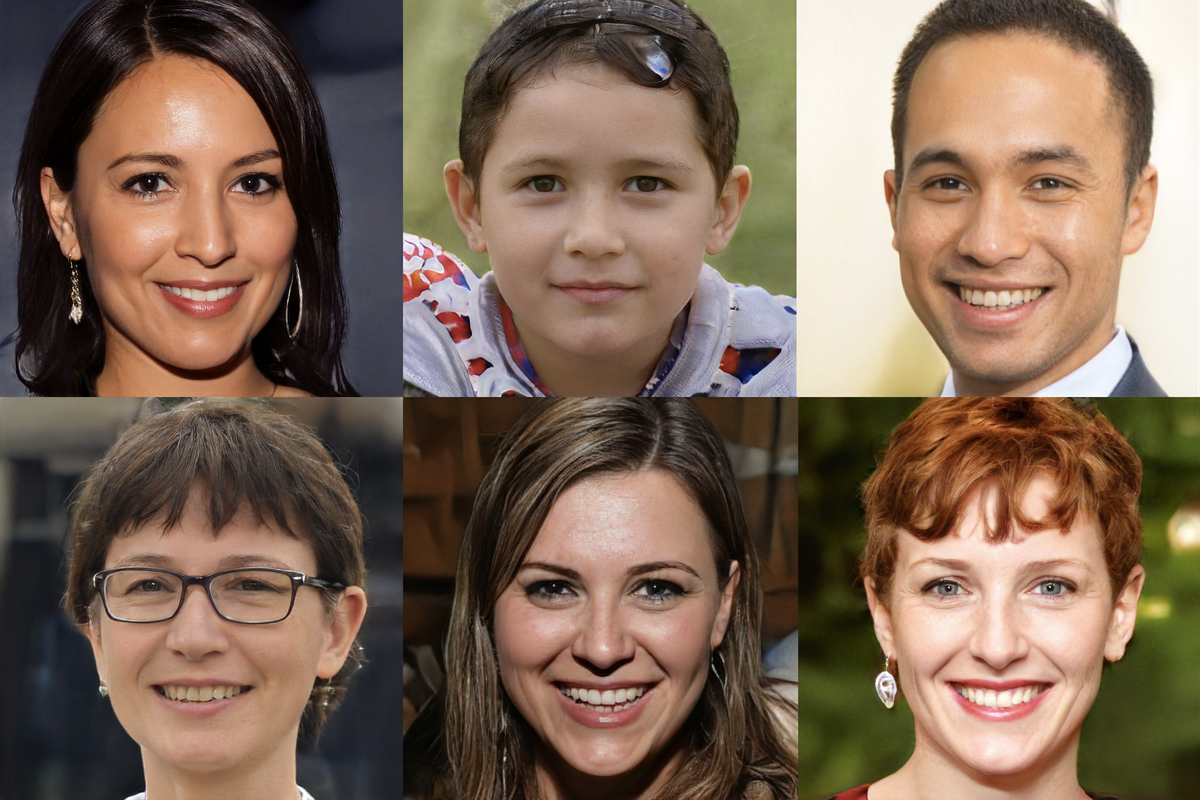
#> input picture resources/faces.png, 1200 x 800 px
$ python facedetection.py
#> lines starting #> are read from the running program, lines starting #| are printed output that depends on the picture
import cv2

color = (255, 255, 0)
#add our cascade
facecascade = cv2.CascadeClassifier("resources/cascade.xml")
#read the imaage with face
img = cv2.imread("resources/faces.png")
#> img is the input picture: shape (800, 1200, 3); mean B, G, R 86.4, 103.5, 125.6
#resize the image
imResize = cv2.resize(img, (600,400))
#convert to grayscale
imgGray = cv2.cvtColor(imResize, cv2.COLOR_BGR2GRAY)
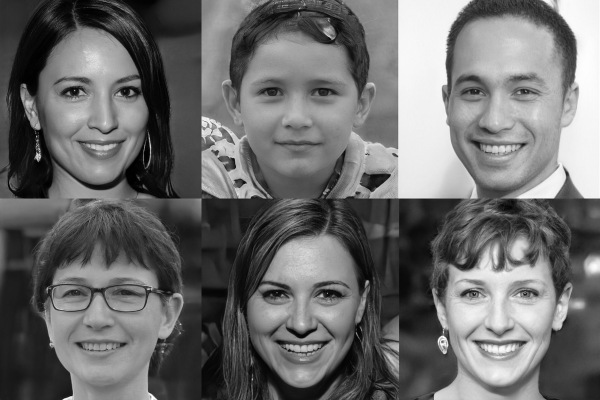
#> imgGray: shape (400, 600); min 0, max 254, mean 108.3
#find the faces in the image
#define the scale factor
#define the miminum neighbor
face = facecascade.detectMultiScale(imgGray,1.1, 4)
#> face = [[35, 42, 130, 130], [237, 244, 130, 130], [425, 33, 145, 145], [225, 37, 142, 142], [25, 233, 147, 147], [426, 236, 143, 143]]
#create a ounding box of across the detected images
#looping over every single image
#startimg point(x ,y)
#corner points(w , h)
for (x, y, w ,h) in face:
    #draw  bounding box
    cv2.rectangle(imResize, (x, y), (x+w, y+h), color, 2)
    #input text "face"
    cv2.putText(imResize, "face", (x, y-5), cv2.FONT_HERSHEY_SCRIPT_COMPLEX,1,color,1 )
#> this loop made 6 passes
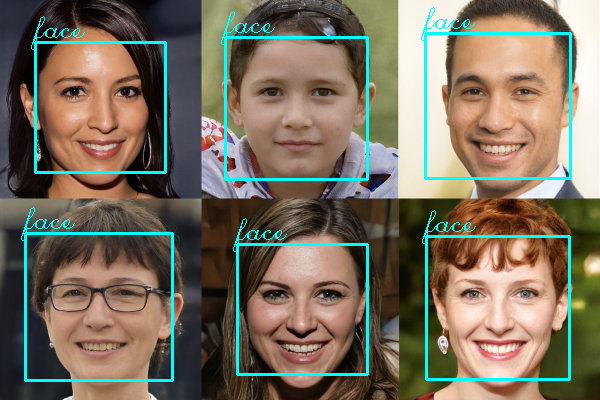
#> imResize: shape (400, 600, 3); mean B, G, R 94.9, 111.3, 120.5
cv2.imshow("Resized", imResize)
cv2.waitKey(0)

$ run again, with resources/img.jpg saved as resources/faces.png
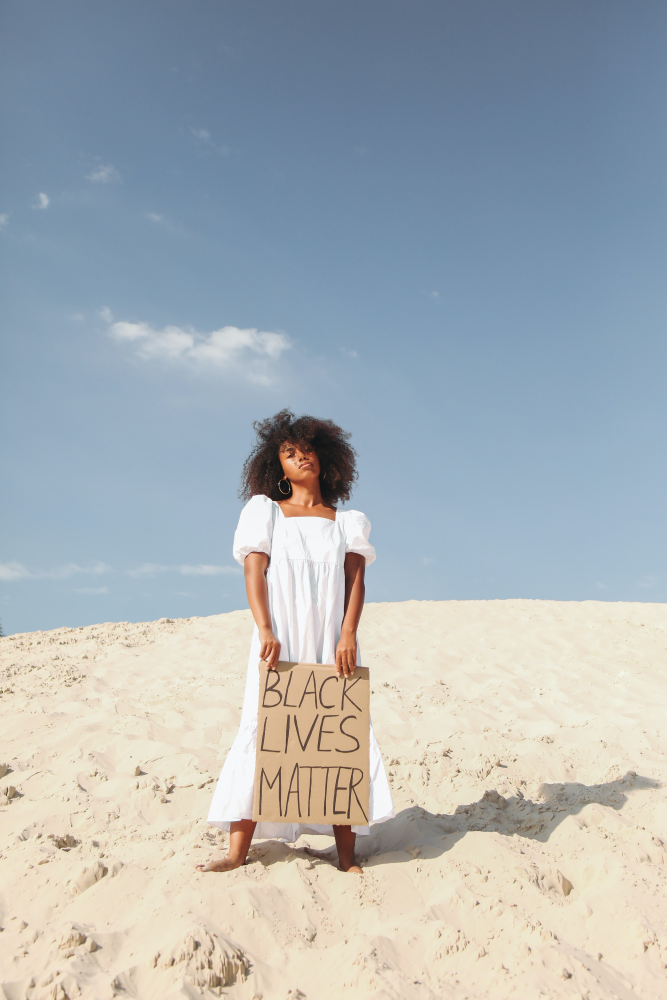
#> input picture resources/img.jpg, 2000 x 3000 px (shown at 1/3 size)
#> img is the input picture: shape (3000, 2000, 3); mean B, G, R 181.5, 177.2, 169.5
#> `imResize = cv2.resize(img, (600,400))`:
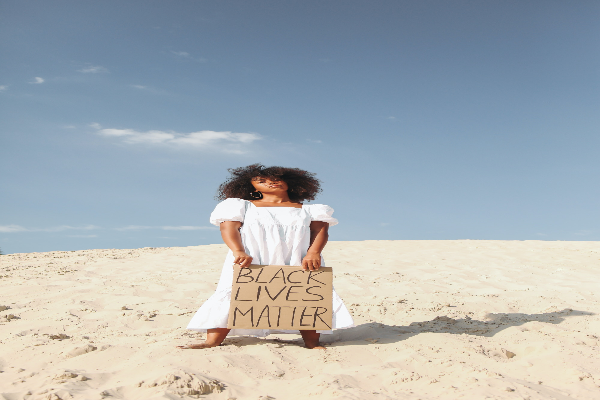
#> imResize: shape (400, 600, 3); mean B, G, R 181.4, 177.1, 169.4
#> `imgGray = cv2.cvtColor(imResize, cv2.COLOR_BGR2GRAY)`:
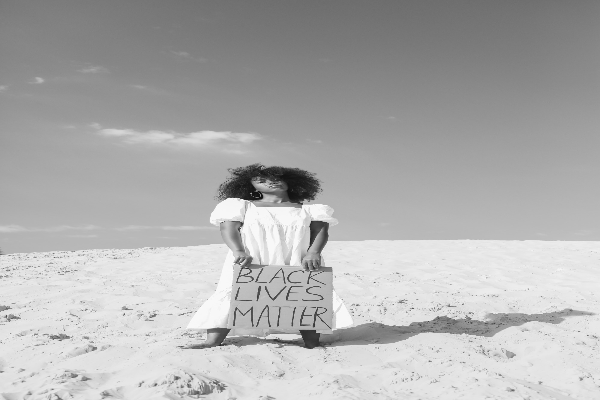
#> imgGray: shape (400, 600); min 14, max 251, mean 175.3
#> face = ()

$ run again, with resources/jona.jpg saved as resources/faces.png
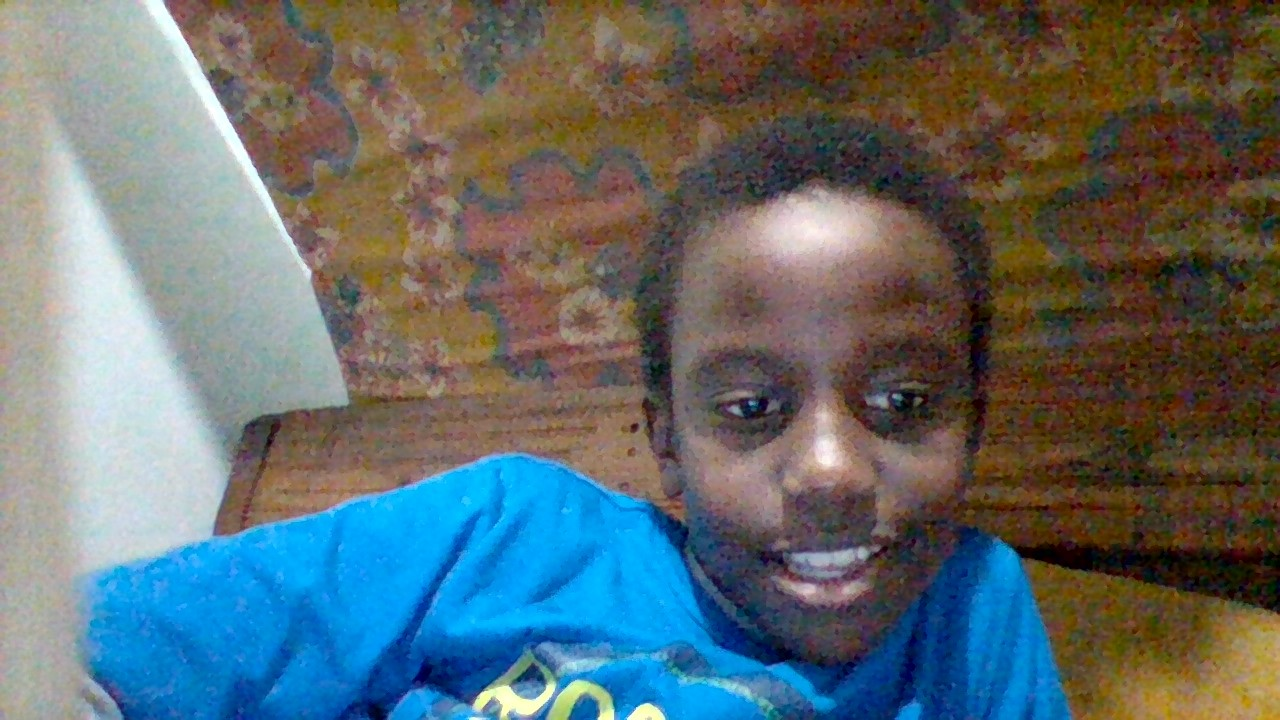
#> input picture resources/jona.jpg, 1280 x 720 px
#> img is the input picture: shape (720, 1280, 3); mean B, G, R 107.9, 106.9, 97.6
#> `imgGray = cv2.cvtColor(imResize, cv2.COLOR_BGR2GRAY)`:
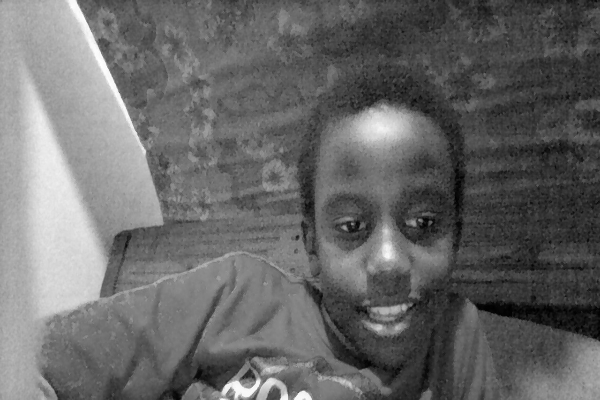
#> imgGray: shape (400, 600); min 0, max 254, mean 104.1
#> face = [[279, 143, 220, 220]]
#> the loop `for (x, y, w ,h) in face:` made 1 pass
#> after the loop `for (x, y, w ,h) in face:`:
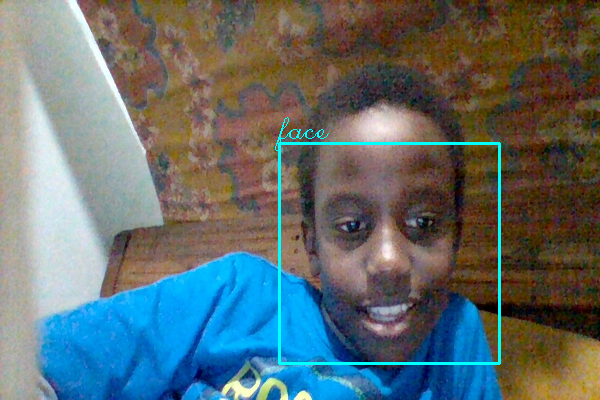
#> imResize: shape (400, 600, 3); mean B, G, R 109.6, 108.7, 96.6
